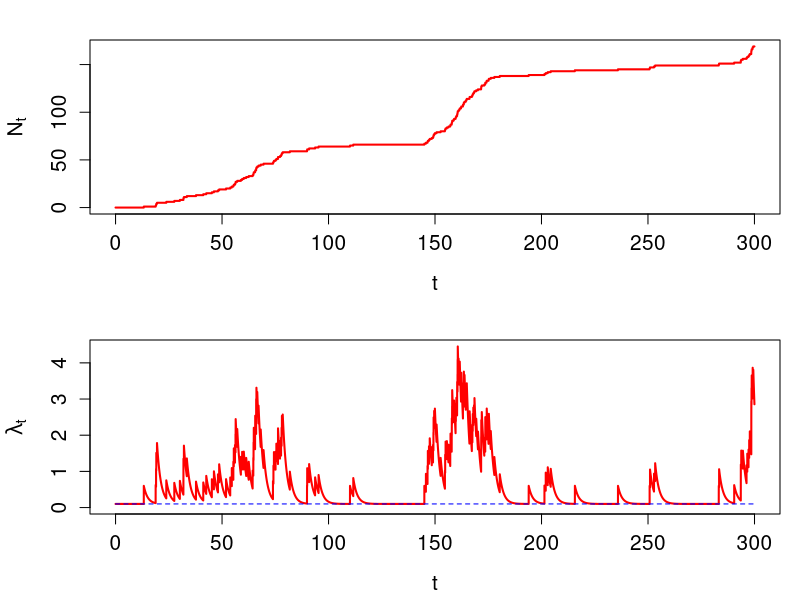

The R script that drew this image:
######  Hawkes Simulation ###### 

par(mfrow=c(2,1),ps = 15,mar=c(4.3,4.5,2,1))

set.seed(0)

########################################################################################################################
########################################################################################################################
########################################################################################################################
params <- c(0.1, 0.5, 0.55, 0) #(mu, alpha, beta, x)
t_max <- 300

########################################################################################################################
########################################################################################################################
########################################################################################################################

#path of N_t
simulate_uni_hawkes <- function(params, t_max){
  mu     <- params[1]
  alpha  <- params[2]
  beta   <- params[3]
  x <- params[4]
  arrivals <- 0 #t=0
  s <- 0 #interarrival time
  t <- 0 #jump time
  lambda_star <- mu+x #start point of lambda
  D <- 1+(beta*log(runif(1)))/(lambda_star-mu)
  if(D>=0){
      s <- min(-log(D)/beta,-log(runif(1))/mu)
    }else{
      s<- -log(runif(1))/mu
    }
  t <- s
  lambda <- mu + x*exp(-beta*s) + alpha #new value of lambda
  arrivals<- c(arrivals,t)
  while(t < t_max) {
    D <- 1+(beta*log(runif(1)))/(lambda - mu)
    if(D>=0){
      s <- min(-log(D)/beta,-log(runif(1))/mu)
    }else{
      s<- -log(runif(1))/mu
    }
    lambda <- mu + (lambda-mu)*exp(-beta*s) + alpha
    t <- t + s
    if(t < t_max){
      arrivals <- c(arrivals,t)}
    }
  return(c(arrivals,t_max))
}

########################################################################################################################
########################################################################################################################
########################################################################################################################


#set.seed(123)
t <- simulate_uni_hawkes(params, t_max)
N <- c(0:(length(t)-2),length(t)-2)

########################################################################################################################
########################################################################################################################
########################################################################################################################

plot(t,N, type = "s", col = "red",lwd = 2
     ,xlab="t", ylab=expression(N[t]))

########################################################################################################################
########################################################################################################################
########################################################################################################################


#path of intensity
intensity <- function(params, arrivals, delta){
  mu     <- params[1]
  alpha  <- params[2]
  beta   <- params[3]
  x <- params[4]
  lambda <- mu+x
  t <- 0
  result <- lambda
  for(i in 1:(length(arrivals)-1)){
    x <- seq(arrivals[i], arrivals[i+1], by = delta)
    t <- c(t, x)
    result <-c(result, sapply(x, function(s){
      mu + (lambda-mu)*exp(-beta*(s-arrivals[i]))
    }))
    lambda <- mu + (lambda-mu)*exp(-beta*(arrivals[i+1]-arrivals[i])) + alpha
  }
  return(data.frame(t,result))
}

########################################################################################################################
########################################################################################################################
########################################################################################################################

n<-10000
delta <- t_max/n
intensity <- intensity(params, t, delta)
plot(intensity, type = "l", col = "red",lwd = 2
     ,xlab="t", ylab=expression(lambda[t]),ylim=c(0,max(intensity[2])))

segments(0, params[1], t_max, params[1], col="blue",lty=2,ylim=c(0,max(intensity[2])))
